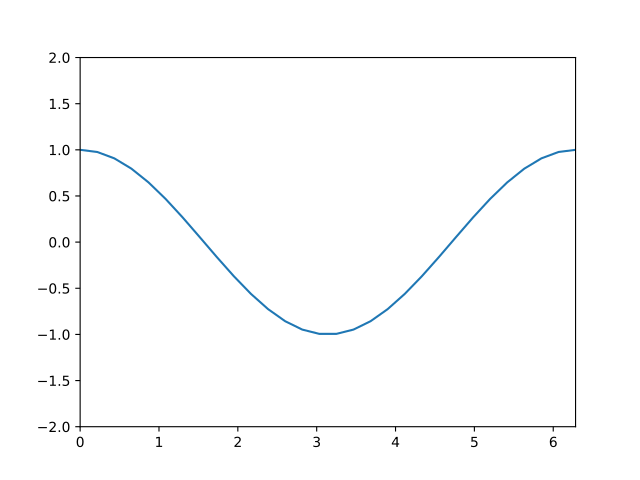

Write the Python code that produced this figure.
import numpy as np
import matplotlib.pyplot as plt

x = np.linspace(0, 2*np.pi, 30)
y = np.cos(x)
plt.plot(x, y)
plt.xlim(0, 2*np.pi)
plt.ylim(-2, 2)

plt.show()
